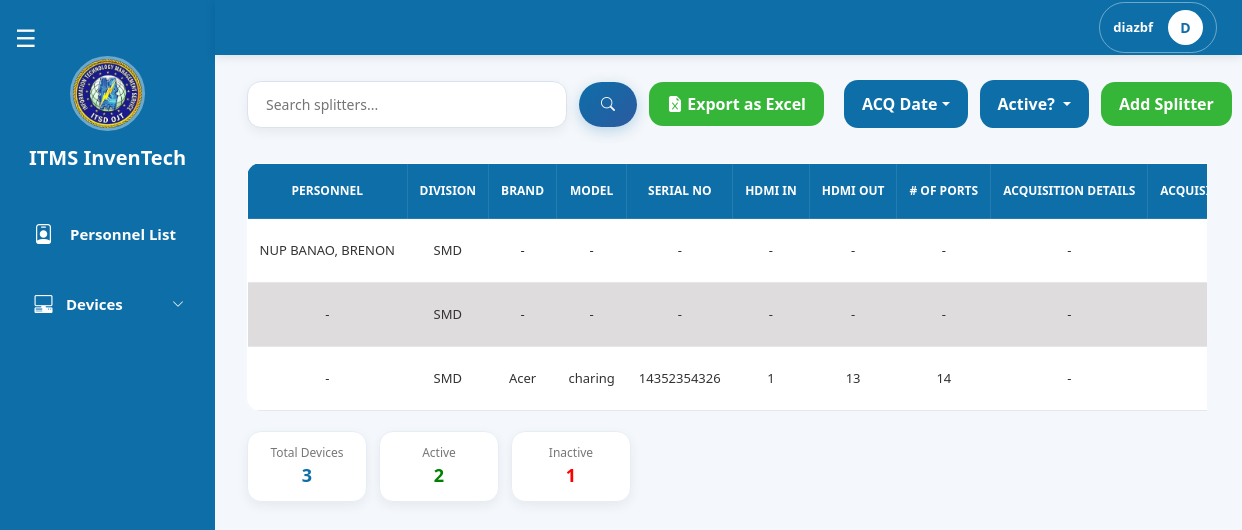
Page /pages/encoder/device_splitters.php (signed in) on the committed database.
### tables this page shows
CREATE TABLE `splitters` (
  `id` int(11) NOT NULL,
  `personnel_id` int(11) NOT NULL,
  `division_id` int(11) NOT NULL,
  `brand` varchar(255) DEFAULT NULL,
  `model` varchar(255) DEFAULT NULL,
  `serial_no` varchar(255) DEFAULT NULL,
  `hdmi_in` int(11) DEFAULT NULL,
  `hdmi_out` int(11) DEFAULT NULL,
  `no_of_ports` int(11) DEFAULT NULL,
  `acquisition_details` text DEFAULT NULL,
  `acquisition_date` date DEFAULT NULL,
  `previous_owners_id` longtext DEFAULT NULL CHECK (json_valid(`previous_owners_id`)),
  `is_active` tinyint(1) NOT NULL DEFAULT 1,
  `created_date` date NOT NULL DEFAULT current_timestamp(),
  `last_update_at` date DEFAULT NULL
);

CREATE TABLE `divisions` (
  `id` int(11) NOT NULL,
  `division` varchar(100) NOT NULL
);

### pages/encoder/device_splitters.php (the view, shortened to what this page needs)
<?php
include("../../config/db.php");
$encoderDivisionId = (int)$_SESSION['user']['division_id'];
$limit  = 10;
$page   = max(1, (int)($_GET['page'] ?? 1));
$offset = ($page - 1) * $limit;
$search        = trim($_GET['search'] ?? '');
$active_filter = isset($_GET['is_active']) ? trim($_GET['is_active']) : '';
$acq_filter    = trim($_GET['filter_acq'] ?? '');
$where  = ["s.division_id = ?"];
$params = [$encoderDivisionId];
$types  = 'i';
$whereSQL = "WHERE " . implode(" AND ", $where);
$baseJoin = "
    FROM splitters s
    LEFT JOIN personnels per ON s.personnel_id = per.id
    LEFT JOIN ranks rk       ON per.rank_id = rk.id
    LEFT JOIN divisions d    ON s.division_id = d.id
";
$stmtTotal = $conn->prepare("SELECT COUNT(*) AS total $baseJoin $whereSQL");
$stmtTotal->bind_param($types, ...$params);
$stmtTotal->execute();
$totalDevices = $stmtTotal->get_result()->fetch_assoc()['total'] ?? 0;
$activeWhere   = array_merge($where, ["s.is_active = 1"]);
$activeSQL     = "WHERE " . implode(" AND ", $activeWhere);
$inactiveWhere = array_merge($where, ["s.is_active = 0"]);
$inactiveSQL   = "WHERE " . implode(" AND ", $inactiveWhere);
$sa = $conn->prepare("SELECT COUNT(*) AS total $baseJoin $activeSQL");
$sa->bind_param($types, ...$params);
$sa->execute();
$activeDevices = $sa->get_result()->fetch_assoc()['total'] ?? 0;
$si = $conn->prepare("SELECT COUNT(*) AS total $baseJoin $inactiveSQL");
$si->bind_param($types, ...$params);
$si->execute();
$inactiveDevices = $si->get_result()->fetch_assoc()['total'] ?? 0;
$stmt = $conn->prepare("
    SELECT s.*,
        CONCAT(COALESCE(rk.rank, ''), ' ', per.last_name, ', ', per.first_name, ' ', per.middle_name) AS fullname,
        d.division AS division_name
    $baseJoin
    $whereSQL
    ORDER BY s.brand ASC
    LIMIT ?, ?
");
$fp   = array_merge($params, [$offset, $limit]);
$ft   = $types . 'ii';
$stmt->bind_param($ft, ...$fp);
$stmt->execute();
$result = $stmt->get_result();
$exportParams = http_build_query([
    'search'     => $search,
    'is_active'  => $active_filter,
    'filter_acq' => $acq_filter,
]);
?>
<!DOCTYPE html>
<html lang="en">
<head>
    <link href="https://cdn.jsdelivr.net/npm/bootstrap@5.3.3/dist/css/bootstrap.min.css" rel="stylesheet">
    <link rel="stylesheet" href="https://cdn.jsdelivr.net/npm/bootstrap-icons@1.11.3/font/bootstrap-icons.min.css">
    <link rel="stylesheet" href="../encoder/css/devices.css">
    <link rel="stylesheet" href="css/encoder_navbar.css">
    <link rel="stylesheet" href="./css/encoder_sidebar.css">
</head>
<body>
    <?php include 'encoder_sidebar.php'; ?>
    <?php include 'encoder_navbar.php'; ?>
    <div class="top-bar">
        <div class="search-container">
            <form method="GET" action="device_splitters.php" class="search-form">
                <input type="text" name="search" class="search-input"
                    placeholder="Search splitters..." value="<?= htmlspecialchars($search) ?>">
                <button type="submit" class="search-btn"><i class="bi bi-search"></i></button>
                <a href="export_splitters.php?<?= htmlspecialchars($exportParams) ?>"
                    class="btn add-laptop-btn"
                    onclick="setTimeout(()=>showToast('Export downloaded successfully!','success'),800)">
                    <i class="bi bi-file-earmark-excel-fill"></i> Export as Excel
                </a>
            </form>
        </div>
        <div class="right-side">
            <div class="dropdown">
                <?php
                $acqLabel = 'ACQ Date';
                ?>
                <button class="btn filter-btn dropdown-toggle" data-bs-toggle="dropdown"><?= htmlspecialchars($acqLabel) ?></button>
            </div>
            <div class="dropdown">
                <button class="btn filter-btn dropdown-toggle" data-bs-toggle="dropdown">
                    <?= $active_filter === '' ? 'Active?' : ($active_filter == 1 ? 'YES' : 'NO') ?>
                </button>
            </div>
            <button type="button" class="btn add-btn" data-bs-toggle="modal" data-bs-target="#addSplitterModal">
                Add Splitter
            </button>
        </div>
    </div>
    <div class="contenttable">
        <div class="table-container">
            <table class="users-table">
                <thead>
                    <tr>
                        <th>PERSONNEL</th>
                        <th>DIVISION</th>
                        <th>BRAND</th>
                        <th>MODEL</th>
                        <th>SERIAL NO</th>
                        <th>HDMI IN</th>
                        <th>HDMI OUT</th>
                        <th># OF PORTS</th>
                        <th>ACQUISITION DETAILS</th>
                        <th>ACQUISITION DATE</th>
                    </tr>
                </thead>
                <tbody>
                    <?php if ($result->num_rows > 0): ?>
                        <?php while ($row = $result->fetch_assoc()): ?>
                            <tr class="clickable-row" data-active="<?= $row['is_active'] ? '1' : '0' ?>"
                                data-bs-toggle="modal" data-bs-target="#viewSplitterModal<?= $row['id'] ?>">
                                <td><?= htmlspecialchars($row['fullname'] ?? '-') ?: '-' ?></td>
                                <td><?= htmlspecialchars($row['division_name'] ?? 'N/A') ?></td>
                                <td><?= htmlspecialchars($row['brand'] ?? '') ?: '-' ?></td>
                                <td><?= htmlspecialchars($row['model'] ?? '') ?: '-' ?></td>
                                <td><?= htmlspecialchars($row['serial_no'] ?? '') ?: '-' ?></td>
                                <td><?= htmlspecialchars($row['hdmi_in'] ?? '') ?: '-' ?></td>
                                <td><?= htmlspecialchars($row['hdmi_out'] ?? '') ?: '-' ?></td>
                                <td><?= htmlspecialchars($row['no_of_ports'] ?? '') ?: '-' ?></td>
                                <td><?= htmlspecialchars($row['acquisition_details'] ?? '') ?: '-' ?></td>
                                <td>
                                </td>
                            </tr>
                        <?php endwhile; ?>
                    <?php else: ?>
                        <tr>
                            <td colspan="14" class="text-center">No splitter devices found.</td>
                        </tr>
                    <?php endif; ?>
                </tbody>
            </table>
        </div>
        <div class="table-footer">
            <div class="user-stats">
                <div class="stat-box total"><span class="label">Total Devices</span><span class="value"><?= $totalDevices ?></span></div>
                <div class="stat-box active"><span class="label">Active</span><span class="value"><?= $activeDevices ?></span></div>
                <div class="stat-box inactive"><span class="label">Inactive</span><span class="value"><?= $inactiveDevices ?></span></div>
            </div>
        </div>
    </div>
</body>
</html>

### pages/encoder/css/devices.css (style rules this page uses)
:root { --sidebar-expanded: 247px; --sidebar-collapsed: 115px; --primary: #0d6ea8; --primary-dark: #0b5f91; --primary-darker: #095a8a; --primary-gradient: linear-gradient(135deg, #0d6ea8, #2c5aa0); --green: #0fa90fd3; --green-dark: #0c960cd3; --bg-page: #f4f7fb; --bg-white: #ffffff; --bg-modal-body: #f8fafc; --border-light: #dce3ec; --border-card: #eef2f6; --text-dark: #333; --text-label: #334155; --text-muted: #777; --row-even: #dedcdc; --row-hover: #dfe6e9; --shadow-sm: 0 4px 12px rgba(0, 0, 0, 0.06); --shadow-md: 0 4px 18px rgba(0, 0, 0, 0.08); --shadow-lg: 0 8px 20px rgba(0, 0, 0, 0.15); --shadow-primary: 0 4px 14px rgba(13, 110, 168, 0.25); --shadow-primary-hover: 0 6px 18px rgba(13, 110, 168, 0.35); --radius-sm: 10px; --radius-md: 14px; --radius-lg: 18px; --radius-xl: 20px; --radius-pill: 24px; }
body { background: var(--bg-page); overflow-x: hidden; }
.top-bar { margin-top: 80px; margin-left: var(--sidebar-expanded); margin-right: 35px; display: flex; justify-content: space-between; align-items: center; gap: 20px; flex-wrap: nowrap; transition: all 0.3s ease; }
.filter-btn { background: var(--primary); color: white; border: none; padding: 12px 18px; border-radius: var(--radius-md); font-weight: 600; transition: all 0.3s ease; white-space: nowrap; }
.add-btn, .add-desktop-btn, .add-laptop-btn { background: var(--green); color: white; border: none; padding: 10px 18px; border-radius: var(--radius-md); font-weight: 600; transition: all 0.2s ease; white-space: nowrap; }
.right-side { display: flex; align-items: center; gap: 12px; flex-wrap: nowrap; }
.search-container { display: flex; align-items: center; }
.search-form { display: flex; align-items: center; gap: 12px; flex-wrap: nowrap; }
.search-input { width: 320px; padding: 12px 18px; border: 1px solid var(--border-light); border-radius: var(--radius-md); outline: none; font-size: 14px; font-weight: 500; background: var(--bg-white); box-shadow: var(--shadow-sm); transition: all 0.3s ease; }
.search-btn { border: none; padding: 12px 22px; border-radius: var(--radius-pill); background: var(--primary-gradient); color: white; font-size: 14px; font-weight: 600; cursor: pointer; transition: all 0.3s ease; box-shadow: var(--shadow-primary); white-space: nowrap; }
.contenttable { margin-left: var(--sidebar-expanded); margin-right: 35px; margin-top: 35px; border-radius: var(--radius-lg); transition: all 0.3s ease; overflow: visible; }
.table-container { overflow-x: auto; white-space: nowrap; }
.users-table { width: 100%; border-collapse: collapse; min-width: 1200px; background: white; border-radius: var(--radius-md); overflow: hidden; }
.users-table thead { background: var(--primary); }
.users-table thead th { color: white; padding: 18px 12px; border: 1px solid rgba(255, 255, 255, 0.1); font-size: 12px; font-weight: 700; text-align: center; white-space: nowrap; text-transform: uppercase; }
.users-table tbody td { padding: 16px 12px; font-size: 13px; text-align: center; border-bottom: 1px solid #e5e7eb; color: var(--text-dark); white-space: nowrap; }
.users-table tbody tr:nth-child(odd) { background-color: #ffffff; }
.users-table tbody tr:nth-child(even) { background-color: var(--row-even); }
.table-footer { margin-top: 20px; display: flex; justify-content: space-between; align-items: center; gap: 20px; flex-wrap: wrap; }
.user-stats { display: flex; gap: 12px; }
.stat-box { min-width: 120px; padding: 12px 16px; border-radius: var(--radius-md); background: var(--bg-white); border: 1px solid #e6eef5; box-shadow: var(--shadow-sm); text-align: center; }
.stat-box .label { display: block; font-size: 12px; color: var(--text-muted); }
.stat-box .value { font-size: 18px; font-weight: bold; color: var(--primary); }
.stat-box.active .value { color: green; }
.stat-box.inactive .value { color: red; }

### pages/encoder/css/encoder_sidebar.css (style rules this page uses)
.dropdown { width: 100%; font-size: 15px; font-weight: 600; }

### rows in the picture
splitters: fullname "NUP BANAO, BRENON", division.division "SMD", brand "-", model "-", serial_no "-", hdmi_in "-", hdmi_out "-", no_of_ports "-", acquisition_details "-"
splitters: fullname "-", division.division "SMD", brand "-", model "-", serial_no "-", hdmi_in "-", hdmi_out "-", no_of_ports "-", acquisition_details "-"
splitters: fullname "-", division.division "SMD", brand "Acer", model "charing", serial_no "14352354326", hdmi_in "1", hdmi_out "13", no_of_ports "14", acquisition_details "-"

### other values in the picture
$username "diazbf"
substr($username, 0, 1) "D"
$acqLabel "ACQ Date"
$totalDevices "3"
$activeDevices "2"
$inactiveDevices "1"
